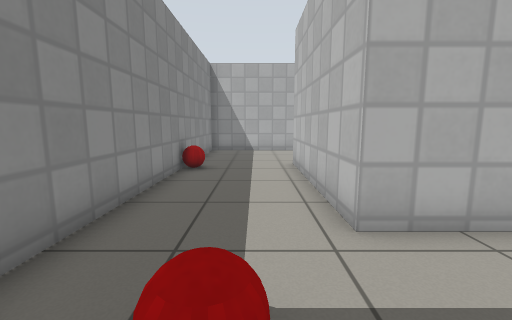
[1] (above)

16 first-person views from a walk through a Gazebo world. The camera is 0.78 m above the floor, tilts 8° down and sees 90° across. The floor is counted in squares, 0.5 m on a side. Each view is taken from the middle of a square. On the plan, view 1 faces up. The plan holds only what a view shows up to about 14 squares ahead; the rest is blank. Gazebo's built-in surfaces are drawn with simple patterns.

[2]
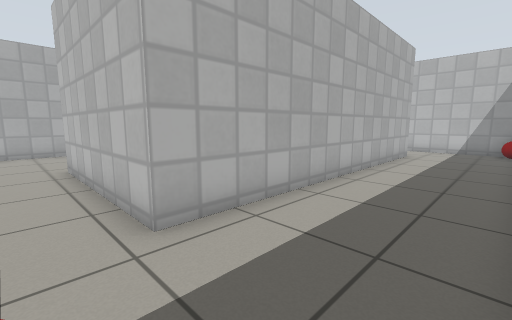

[3]
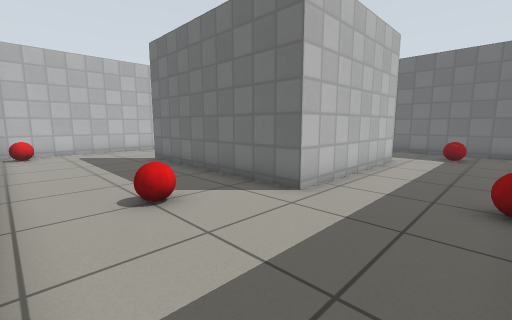

[4]
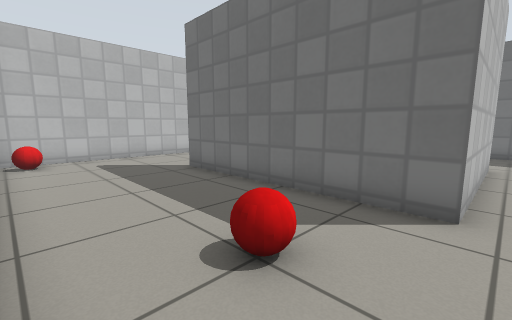

[5]
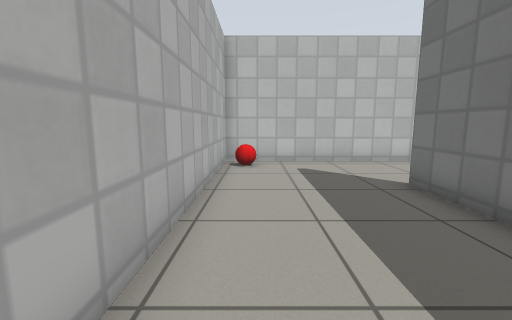

[6]
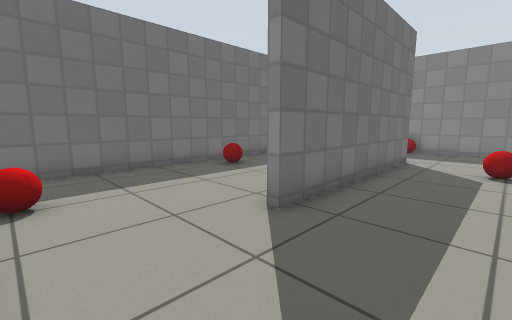

[7]
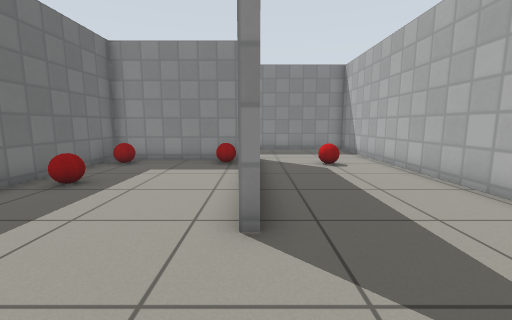

[8]
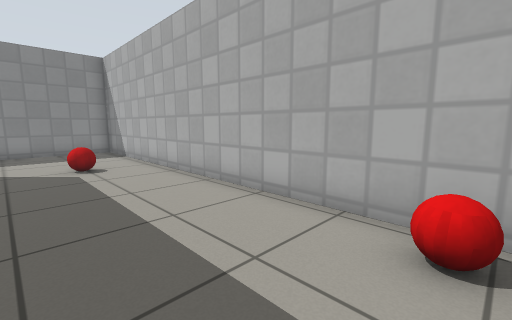

[9]
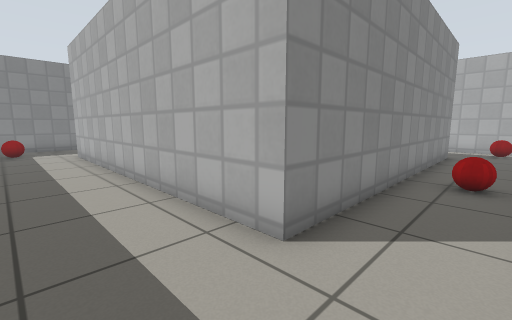

[10]
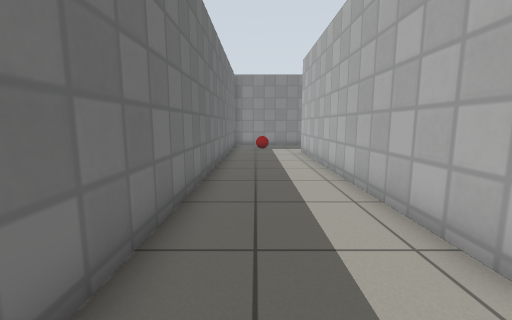

[11]
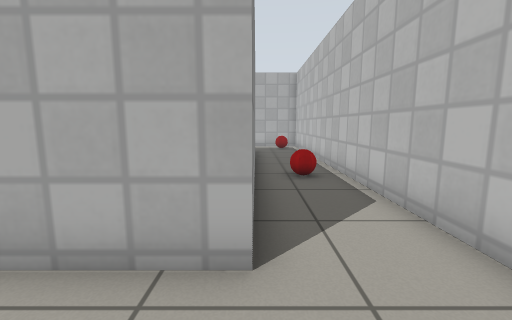

[12]
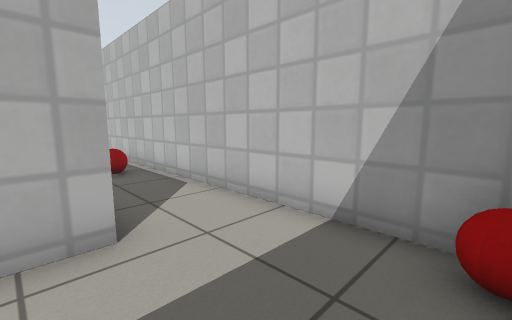

[13]
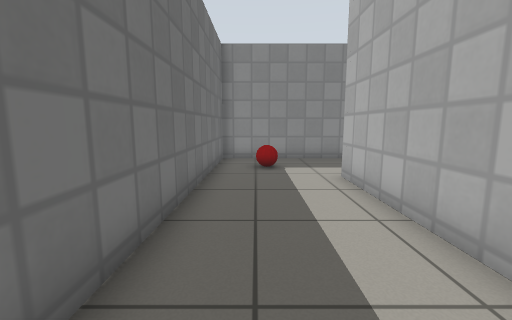

[14]
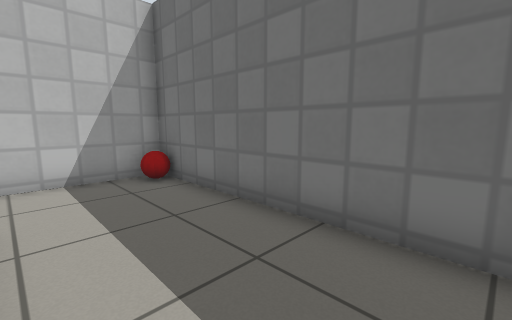

[15]
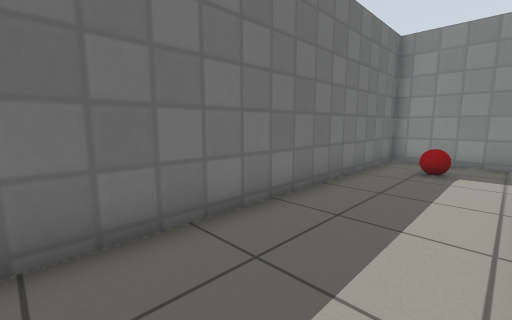

[16]
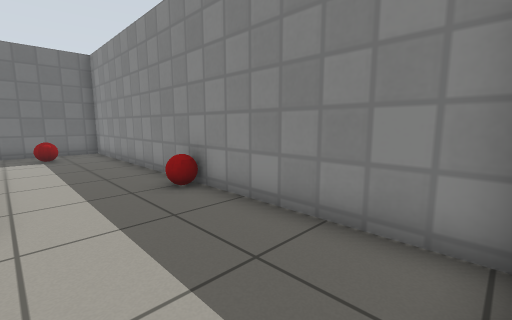

### Floor plan
Ten units are one square. View 1 is at (0, 0); x grows to the right and y downward. Boxes are objects, and circles mark ways between rooms. Rooms are numbered by the first view taken in them; rooms with no view inside come last. Other rooms are left out.
<svg viewBox="-31 -158 204 168">
<path fill="none" stroke="#000" d="M6 -153 -26 -153 -26 5 168 5 168 -94M137 -106 137 -153 25 -153M140 -96 140 -36 15 -36 15 -101 95 -101M137 -74 137 -106M18 -93 18 -39 131 -39"/>
<rect x="-25" y="-95" width="10" height="10" fill="#bbb"><title>red ball</title></rect>
<rect x="-5" y="-25" width="10" height="20" fill="#bbb"><title>red ball</title></rect>
<rect x="25" y="-135" width="10" height="10" fill="#bbb"><title>red ball</title></rect>
<rect x="125" y="-145" width="10" height="10" fill="#bbb"><title>red ball</title></rect>
<rect x="145" y="-95" width="20" height="10" fill="#bbb"><title>red ball</title></rect>
<rect x="155" y="-5" width="10" height="10" fill="#bbb"><title>red ball</title></rect>
<rect x="25" y="-55" width="10" height="10" fill="#bbb"><title>red ball</title></rect>
<rect x="25" y="-95" width="10" height="10" fill="#bbb"><title>red ball</title></rect>
<rect x="55" y="-55" width="20" height="10" fill="#bbb"><title>red ball</title></rect>
<rect x="125" y="-75" width="10" height="10" fill="#bbb"><title>red ball</title></rect>
<circle cx="115" cy="-100" r="3" fill="#2a7"/>
<text x="60" y="-110">1</text>
<text x="80" y="-70">2</text>
</svg>
Room 1 opens to room 2.

Where each view was taken, in squares from view 1:
view 1: 0 up, 0 right, facing up
view 2: 0 up, 0 right, facing up-right
view 3: 15 up, 2 left, facing down-right
view 4: 15 up, 1 right, facing down-right
view 5: 14 up, 3 right, facing right
view 6: 13 up, 13 right, facing down-left
view 7: 10 up, 13 right, facing left
view 8: 11 up, 13 right, facing up-left
view 9: 1 up, 16 right, facing up-left
view 10: 1 up, 16 right, facing left
view 11: 1 up, 14 right, facing up
view 12: 0 up, 13 right, facing up-right
view 13: 1 up, 9 right, facing left
view 14: 3 up, 9 right, facing down-right
view 15: 3 up, 9 right, facing down-left
view 16: 15 up, 1 right, facing down-left
